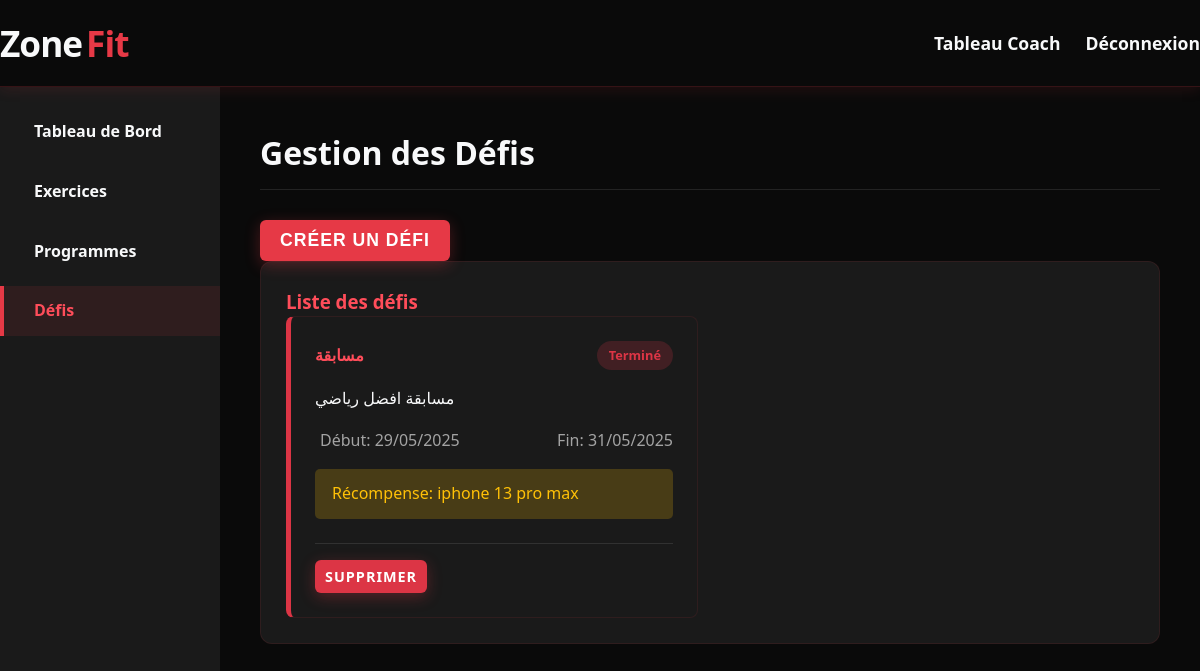
Screenshot of /coach/challenges.php (signed in) with the database file from the repository.
### tables this page shows
CREATE TABLE `challenges` (
  `id` int(11) NOT NULL,
  `coach_id` int(11) NOT NULL,
  `title` varchar(100) NOT NULL,
  `description` text DEFAULT NULL,
  `start_date` date DEFAULT NULL,
  `end_date` date DEFAULT NULL,
  `reward` varchar(100) DEFAULT NULL,
  `created_at` timestamp NOT NULL DEFAULT current_timestamp()
);

### coach/challenges.php (the view, shortened to what this page needs)
<?php
include '../includes/config.php';
$coach_id = $_SESSION['user_id'];
$stmt = $pdo->prepare("SELECT * FROM challenges WHERE coach_id = ? ORDER BY start_date DESC");
$stmt->execute([$coach_id]);
$challenges = $stmt->fetchAll(PDO::FETCH_ASSOC);
include '../includes/header.php';
?>
<div class="dashboard">
    <div class="sidebar">
        <ul>
            <li><a href="dashboard.php"><i class="fas fa-tachometer-alt"></i> Tableau de Bord</a></li>
            <li><a href="exercises.php"><i class="fas fa-running"></i> Exercices</a></li>
            <li><a href="programs.php"><i class="fas fa-project-diagram"></i> Programmes</a></li>
            <li><a href="challenges.php" class="active"><i class="fas fa-trophy"></i> Défis</a></li>
        </ul>
    </div>
    <div class="main-content">
        <h2>Gestion des Défis</h2>
        <button id="toggleChallengeForm" class="btn">Créer un défi</button>
        <div class="card">
            <h3>Liste des défis</h3>
            <?php if (empty($challenges)): ?>
                <p>Aucun défi trouvé.</p>
            <?php else: ?>
                <div class="challenges-list">
                    <?php foreach ($challenges as $challenge): ?>
                        <div class="challenge-card <?= strtotime($challenge['end_date']) < time() ? 'expired' : 'active' ?>">
                            <div class="challenge-header">
                                <h4><?= htmlspecialchars($challenge['title']) ?></h4>
                                <span class="status">
                                    <?= strtotime($challenge['end_date']) < time() ? 'Terminé' : 'Actif' ?>
                                </span>
                            </div>
                            <p><?= nl2br(htmlspecialchars($challenge['description'])) ?></p>
                            <div class="challenge-dates">
                                <span><i class="fas fa-calendar-day"></i> Début: <?= date('d/m/Y', strtotime($challenge['start_date'])) ?></span>
                                <span><i class="fas fa-calendar-check"></i> Fin: <?= date('d/m/Y', strtotime($challenge['end_date'])) ?></span>
                            </div>
                            <?php if (!empty($challenge['reward'])): ?>
                                <div class="challenge-reward">
                                    <i class="fas fa-gift"></i> Récompense: <?= htmlspecialchars($challenge['reward']) ?>
                                </div>
                            <?php endif; ?>
                            <div class="challenge-actions">
                                <a href="challenges.php?delete=<?= $challenge['id'] ?>" class="btn btn-sm btn-danger" onclick="return confirm('Êtes-vous sûr de vouloir supprimer ce défi?')">Supprimer</a>
                            </div>
                        </div>
                    <?php endforeach; ?>
                </div>
            <?php endif; ?>
        </div>
    </div>
</div>

### includes/header.php (style rules this page uses)
* { margin: 0; padding: 0; box-sizing: border-box; }
.btn { display: inline-block; background: var(--red); color: white; padding: 14px 32px; border-radius: 50px; text-decoration: none; font-weight: 700; text-transform: uppercase; letter-spacing: 1px; transition: var(--transition); border: none; cursor: pointer; font-size: 1.1rem; box-shadow: 0 4px 15px rgba(230, 57, 70, 0.3); }

### coach/challenges.php (style rules this page uses)
.dashboard { display: flex; min-height: 100vh; }
.main-content { flex: 1; padding: 40px; background: var(--black); }
h2 { font-size: 2rem; margin-bottom: 30px; border-bottom: 1px solid rgba(255, 255, 255, 0.1); padding-bottom: 10px; color: var(--light); }
.sidebar { background: var(--dark-gray); width: 220px; padding: 20px 0; display: flex; flex-direction: column; gap: 10px; }
.sidebar ul { list-style: none; padding: 0; margin: 0; }
.sidebar ul li { margin-bottom: 10px; }
.sidebar ul li a { color: var(--light); text-decoration: none; padding: 12px 20px; display: flex; align-items: center; font-weight: 600; border-left: 4px solid transparent; transition: var(--transition); }
.sidebar ul li a.active, .sidebar ul li a:hover { border-left: 4px solid var(--red); background: rgba(230, 57, 70, 0.1); color: var(--light-red); }
.card { background: var(--dark-gray); padding: 25px; border-radius: 12px; border: 1px solid rgba(230, 57, 70, 0.1); margin-bottom: 20px; }
.card h3 { color: var(--light-red); margin-top: 0; }
.btn { background: var(--red); color: white; border: none; padding: 10px 20px; border-radius: 6px; cursor: pointer; transition: var(--transition); text-decoration: none; display: inline-block; }
.btn-sm { padding: 5px 10px; font-size: 0.9rem; }
.btn-danger { background: var(--danger); }
.challenges-list { display: grid; grid-template-columns: repeat(auto-fill, minmax(350px, 1fr)); gap: 1.5rem; }
.challenge-card { background: var(--dark-gray); border-radius: 8px; padding: 1.5rem; border: 1px solid rgba(230, 57, 70, 0.1); border-left: 5px solid; transition: var(--transition); }
.challenge-card.expired { border-left-color: var(--danger); }
.challenge-header { display: flex; justify-content: space-between; align-items: center; margin-bottom: 1rem; }
.challenge-card h4 { margin: 0; color: var(--light-red); }
.status { padding: 0.25rem 0.75rem; border-radius: 50px; font-size: 0.8rem; font-weight: bold; }
.challenge-card.expired .status { background: rgba(220, 53, 69, 0.2); color: var(--danger); }
.challenge-dates { display: flex; justify-content: space-between; margin: 1rem 0; color: rgba(255, 255, 255, 0.6); }
.challenge-reward { background: rgba(255, 193, 7, 0.2); padding: 0.75rem; border-radius: 5px; margin: 1rem 0; color: var(--warning); }
.challenge-actions { display: flex; gap: 0.5rem; margin-top: 1.5rem; padding-top: 1rem; border-top: 1px solid rgba(255, 255, 255, 0.1); }

### rows the page displays
challenges: title "مسابقة", shows "Terminé", description "مسابقة افضل رياضي", start_date "29/05/2025", end_date "31/05/2025", reward "iphone 13 pro max"
